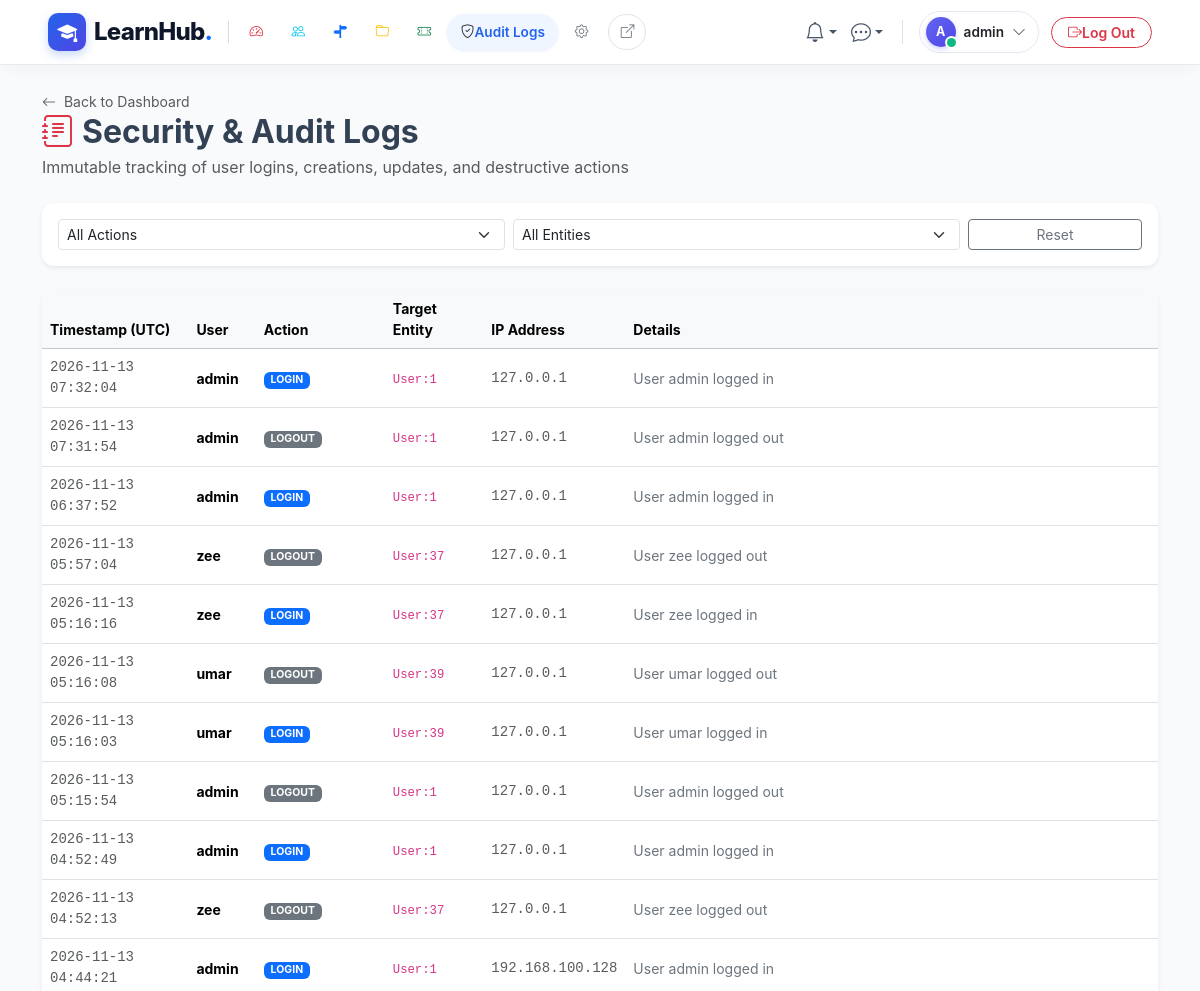
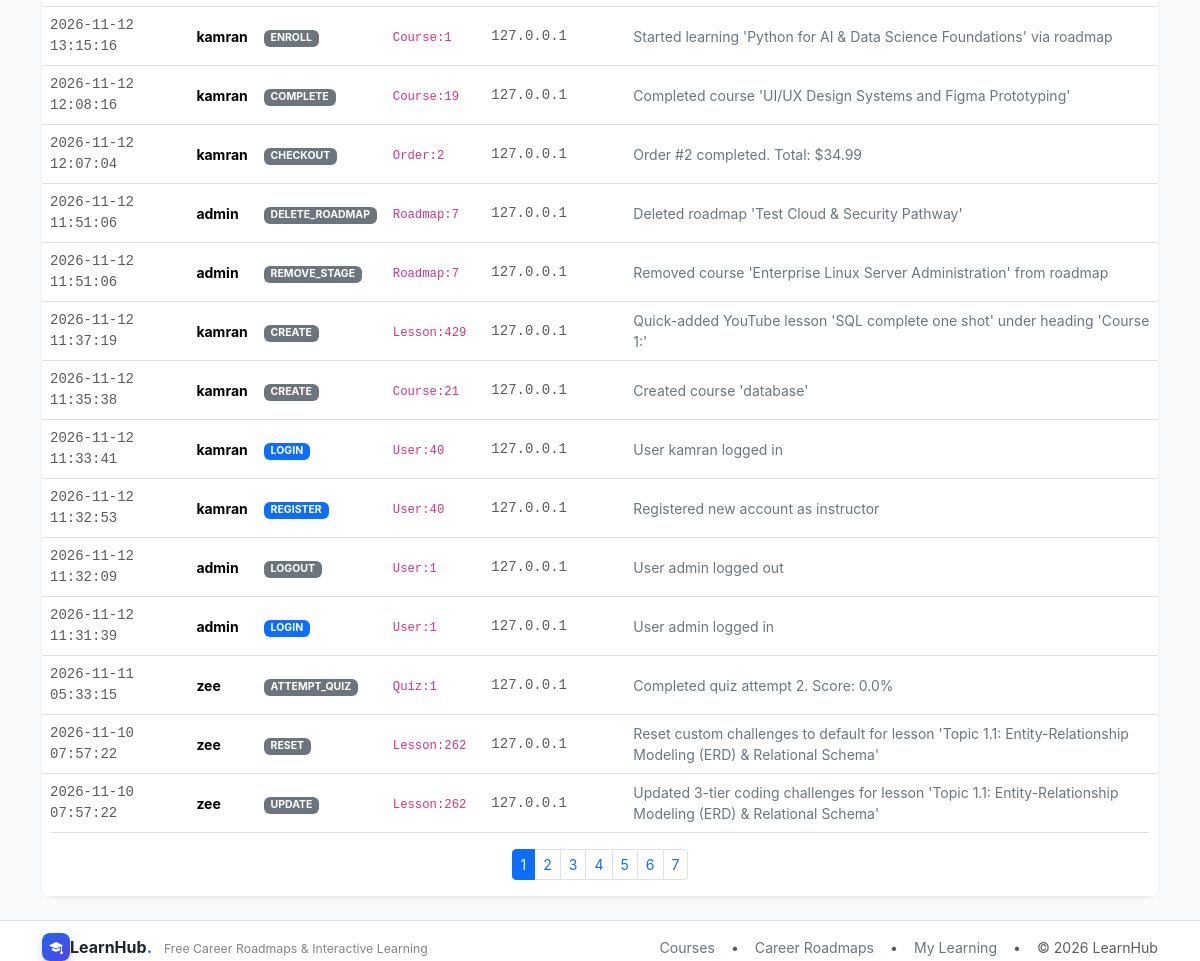
/admin/audit (signed in), run on an earlier commit of the app's database (2 pictures, top to bottom).
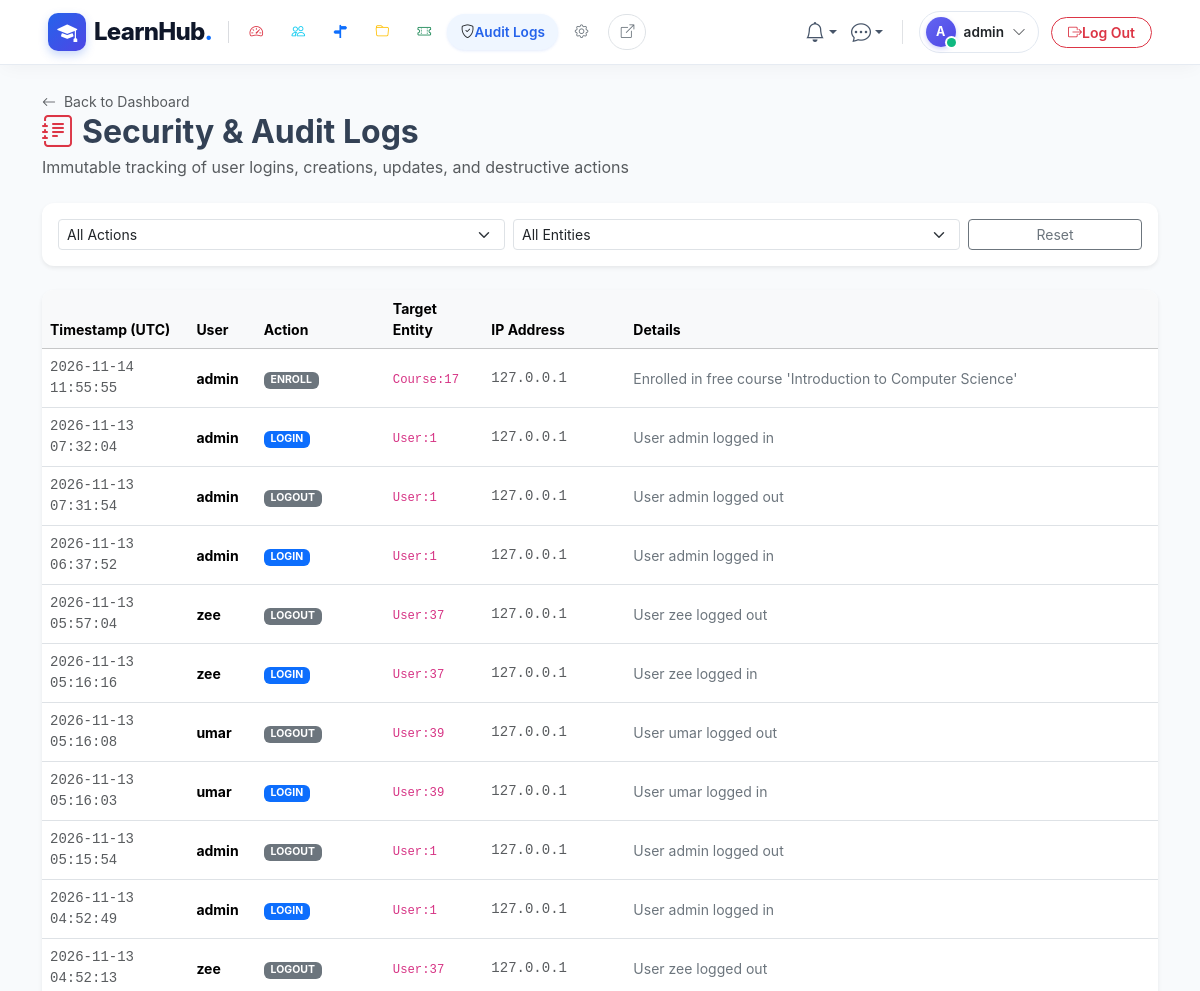
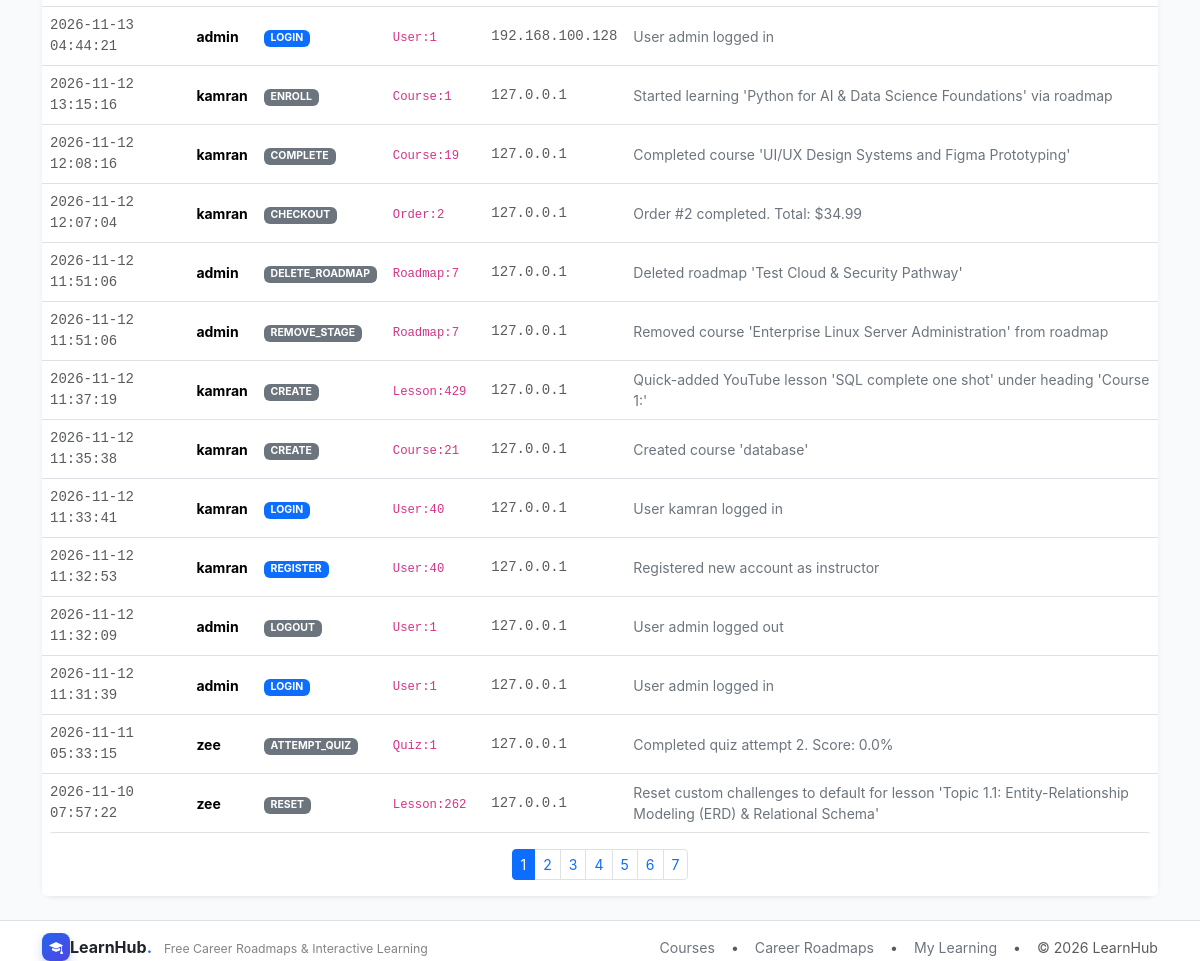
And on a later commit of the database (2 pictures, top to bottom).
### app/models/admin.py (models this page shows, shortened)
class AuditLog(db.Model):
    __tablename__ = 'audit_logs'
    id = db.Column(db.Integer, primary_key=True)
    user_id = db.Column(db.Integer, db.ForeignKey('users.id', ondelete='SET NULL'), nullable=True, index=True)
    action = db.Column(db.String(50), nullable=False, index=True)  # create, update, delete, login, logout
    entity_type = db.Column(db.String(50), nullable=False, index=True)  # User, Course, Quiz, Assignment, etc.
    entity_id = db.Column(db.Integer, nullable=True)
    details = db.Column(db.Text, nullable=True)
    ip_address = db.Column(db.String(45), nullable=True)
    created_at = db.Column(db.DateTime, default=utcnow, nullable=False, index=True)
    user = db.relationship('User', back_populates='audit_logs')

### app/models/users.py (models this page shows, shortened)
class User(UserMixin, db.Model):
    __tablename__ = 'users'
    id = db.Column(db.Integer, primary_key=True)
    email = db.Column(db.String(120), unique=True, nullable=False, index=True)
    username = db.Column(db.String(80), unique=True, nullable=False, index=True)
    password_hash = db.Column(db.String(255), nullable=False)
    role_id = db.Column(db.Integer, db.ForeignKey('roles.id'), nullable=False)
    is_active = db.Column(db.Boolean, default=True, nullable=False)
    last_login = db.Column(db.DateTime, nullable=True)
    created_at = db.Column(db.DateTime, default=utcnow, nullable=False)
    role = db.relationship('Role', back_populates='users', lazy='joined')
    profile = db.relationship('UserProfile', back_populates='user', uselist=False, cascade='all, delete-orphan', lazy='joined')
    notifications = db.relationship('Notification', back_populates='user', cascade='all, delete-orphan', lazy='select', order_by='Notification.created_at.desc()')
    enrollments = db.relationship('Enrollment', back_populates='user', lazy='select')
    orders = db.relationship('Order', back_populates='user', lazy='select')
    course_instructors = db.relationship('CourseInstructor', back_populates='user', lazy='select')
    created_courses = db.relationship('Course', back_populates='creator', foreign_keys='Course.created_by', lazy='select')
    wishlists = db.relationship('Wishlist', back_populates='user', cascade='all, delete-orphan', lazy='select')
    quiz_attempts = db.relationship('QuizAttempt', back_populates='user', lazy='select')
    submissions = db.relationship('Submission', back_populates='user', lazy='select')
    forum_threads = db.relationship('ForumThread', back_populates='author', lazy='select')
    forum_posts = db.relationship('ForumPost', back_populates='author', lazy='select')
    post_likes = db.relationship('PostLike', back_populates='user', cascade='all, delete-orphan', lazy='select')
    sent_messages = db.relationship('Message', back_populates='sender', foreign_keys='Message.sender_id', lazy='select')
    received_messages = db.relationship('Message', back_populates='recipient', foreign_keys='Message.recipient_id', lazy='select')
    user_badges = db.relationship('UserBadge', back_populates='user', cascade='all, delete-orphan', lazy='select')
    reviews = db.relationship('Review', back_populates='user', lazy='select')
    audit_logs = db.relationship('AuditLog', back_populates='user', lazy='select')
    def has_role(self, role_name: str) -> bool:
        return bool(self.role and self.role.name.lower() == role_name.lower())
    @property
    def is_admin(self) -> bool:
        return self.has_role('admin')
    @property
    def is_instructor(self) -> bool:
        return self.has_role('instructor')

### app/blueprints/admin/routes.py (the view)
@admin_bp.route('/audit')
def audit_logs():
    page = request.args.get('page', 1, type=int)
    action_filter = request.args.get('action', '').strip()
    entity_filter = request.args.get('entity', '').strip()
    query = AuditLog.query
    if action_filter:
        query = query.filter_by(action=action_filter)
    if entity_filter:
        query = query.filter_by(entity_type=entity_filter)
    logs = query.order_by(AuditLog.created_at.desc()).paginate(page=page, per_page=25, error_out=False)
    actions = [r[0] for r in db.session.query(AuditLog.action).distinct().all()]
    entities = [r[0] for r in db.session.query(AuditLog.entity_type).distinct().all()]
    return render_template(
        'admin/audit.html',
        logs=logs,
        actions=actions,
        entities=entities,
        selected_action=action_filter,
        selected_entity=entity_filter
    )

### app/blueprints/admin/routes.py (called while the page is built)
@admin_bp.before_request
@login_required
@admin_required
def require_admin():
    pass

### app/templates/admin/audit.html (shortened to what this page needs)
{% extends 'base.html' %}
{% block content %}
<div class="container py-4">
  <div class="d-flex justify-content-between align-items-center mb-4">
    <div>
      <a href="{{ url_for('admin.dashboard') }}" class="text-muted small text-decoration-none">
        <i class="bi bi-arrow-left me-1"></i> Back to Dashboard
      </a>
      <h2 class="fw-bold mb-1"><i class="bi bi-journal-text text-danger me-2"></i>Security & Audit Logs</h2>
      <p class="text-muted mb-0">Immutable tracking of user logins, creations, updates, and destructive actions</p>
    </div>
  </div>
  <div class="card shadow-sm border-0 mb-4 p-3">
    <form method="GET" class="row g-2 align-items-center">
      <div class="col-md-5">
        <select name="action" class="form-select form-select-sm" onchange="this.form.submit()">
          <option value="">All Actions</option>
        </select>
      </div>
      <div class="col-md-5">
        <select name="entity" class="form-select form-select-sm" onchange="this.form.submit()">
          <option value="">All Entities</option>
        </select>
      </div>
      <div class="col-md-2">
        <a href="{{ url_for('admin.audit_logs') }}" class="btn btn-outline-secondary btn-sm w-100">Reset</a>
      </div>
    </form>
  </div>
  <div class="card shadow-sm border-0">
    <div class="table-responsive">
      <table class="table table-hover align-middle mb-0 small">
        <thead class="table-light">
          <tr>
            <th>Timestamp (UTC)</th>
            <th>User</th>
            <th>Action</th>
            <th>Target Entity</th>
            <th>IP Address</th>
            <th>Details</th>
          </tr>
        </thead>
        <tbody>
          {% for log in logs.items %}
            <tr>
              <td class="text-muted font-monospace">{{ log.created_at.strftime('%Y-%m-%d %H:%M:%S') }}</td>
              <td>
                {% if log.user %}
                  <strong>{{ log.user.username }}</strong>
                {% else %}
                  <span class="text-muted">System / Anonymous</span>
                {% endif %}
              </td>
              <td>
                <span class="badge {% if log.action in ('delete', 'toggle_active') %}bg-danger{% elif log.action in ('login', 'register') %}bg-primary{% else %}bg-secondary{% endif %} text-uppercase">
                  {{ log.action }}
                </span>
              </td>
              <td><code>{{ log.entity_type }}{% if log.entity_id %}:{{ log.entity_id }}{% endif %}</code></td>
              <td class="font-monospace text-muted">{{ log.ip_address or '127.0.0.1' }}</td>
              <td class="text-secondary">{{ log.details or '-' }}</td>
            </tr>
          {% else %}
            <tr><td colspan="6" class="text-center py-4 text-muted">No audit logs matching criteria.</td></tr>
          {% endfor %}
        </tbody>
      </table>
    </div>
    {% if logs.pages > 1 %}
      <div class="card-footer bg-white border-0 py-3">
        <ul class="pagination pagination-sm justify-content-center mb-0">
          {% for p in logs.iter_pages() %}
            {% if p %}
              <li class="page-item {% if p == logs.page %}active{% endif %}">
                <a class="page-link" href="{{ url_for('admin.audit_logs', page=p, action=selected_action, entity=selected_entity) }}">{{ p }}</a>
              </li>
            {% endif %}
          {% endfor %}
        </ul>
      </div>
    {% endif %}
  </div>
</div>
{% endblock %}

What changed in the data, as far as the page shows it:
no longer on this page (row unchanged): AuditLog: created_at "2026-11-10 07:57:22", user.username "zee", action "UPDATE", entity_type "Lesson", entity_id "262", ip_address "127.0.0.1", details "Updated 3-tier coding challenges for lesson 'Topic 1.1: Entity-Relationship Modeling (ERD) & Relational Schema'"
added AuditLog: created_at "2026-11-14 11:55:55", user.username "admin", action "ENROLL", entity_type "Course", entity_id "17", ip_address "127.0.0.1", details "Enrolled in free course 'Introduction to Computer Science'"
